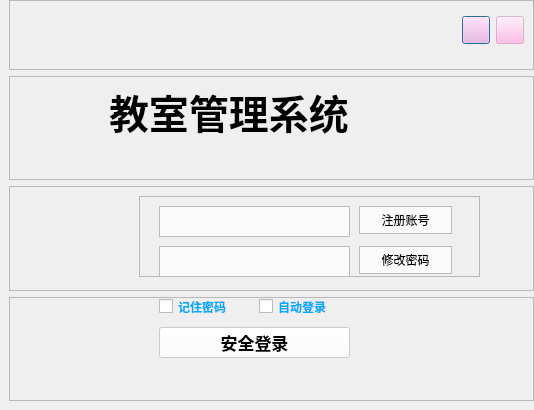
<?xml version="1.0" encoding="UTF-8"?>
<ui version="4.0">
 <class>LoginDialog</class>
 <widget class="QDialog" name="LoginDialog">
  <property name="geometry">
   <rect>
    <x>0</x>
    <y>0</y>
    <width>534</width>
    <height>410</height>
   </rect>
  </property>
  <property name="minimumSize">
   <size>
    <width>534</width>
    <height>410</height>
   </size>
  </property>
  <property name="maximumSize">
   <size>
    <width>534</width>
    <height>410</height>
   </size>
  </property>
  <property name="windowTitle">
   <string>Dialog</string>
  </property>
  <layout class="QVBoxLayout" name="verticalLayout">
   <property name="leftMargin">
    <number>0</number>
   </property>
   <property name="topMargin">
    <number>0</number>
   </property>
   <property name="rightMargin">
    <number>0</number>
   </property>
   <property name="bottomMargin">
    <number>0</number>
   </property>
   <item>
    <widget class="QWidget" name="widget" native="true">
     <property name="styleSheet">
      <string notr="true">#widget{
border-image:url(:/qrc/LoginBack.jpg);
}</string>
     </property>
     <layout class="QVBoxLayout" name="verticalLayout_3">
      <property name="topMargin">
       <number>0</number>
      </property>
      <property name="rightMargin">
       <number>0</number>
      </property>
      <item>
       <widget class="QFrame" name="frame">
        <property name="minimumSize">
         <size>
          <width>0</width>
          <height>70</height>
         </size>
        </property>
        <property name="maximumSize">
         <size>
          <width>16777215</width>
          <height>70</height>
         </size>
        </property>
        <property name="frameShape">
         <enum>QFrame::StyledPanel</enum>
        </property>
        <property name="frameShadow">
         <enum>QFrame::Raised</enum>
        </property>
        <layout class="QHBoxLayout" name="horizontalLayout_2">
         <property name="topMargin">
          <number>0</number>
         </property>
         <item>
          <spacer name="horizontalSpacer">
           <property name="orientation">
            <enum>Qt::Horizontal</enum>
           </property>
           <property name="sizeHint" stdset="0">
            <size>
             <width>426</width>
             <height>20</height>
            </size>
           </property>
          </spacer>
         </item>
         <item>
          <widget class="QPushButton" name="btnZoom">
           <property name="minimumSize">
            <size>
             <width>28</width>
             <height>28</height>
            </size>
           </property>
           <property name="maximumSize">
            <size>
             <width>28</width>
             <height>28</height>
            </size>
           </property>
           <property name="styleSheet">
            <string notr="true">QPushButton
{
	border-image: url(:/qrc/button_min);
	background-color: rgba(255, 170, 225, 120);
}

QPushButton:hover
{
	border-image: url(:/qrc/button_min_hover);
}

</string>
           </property>
           <property name="text">
            <string/>
           </property>
          </widget>
         </item>
         <item>
          <widget class="QPushButton" name="btnClose">
           <property name="minimumSize">
            <size>
             <width>28</width>
             <height>28</height>
            </size>
           </property>
           <property name="maximumSize">
            <size>
             <width>28</width>
             <height>28</height>
            </size>
           </property>
           <property name="styleSheet">
            <string notr="true">QPushButton
{
	border-image: url(:/qrc/button_close);
	background-color: rgba(255, 170, 225, 120);
}

QPushButton:hover
{
	border-image: url(:/qrc/button_close_hover);
}
</string>
           </property>
           <property name="text">
            <string/>
           </property>
          </widget>
         </item>
        </layout>
       </widget>
      </item>
      <item>
       <widget class="QFrame" name="frame_3">
        <property name="frameShape">
         <enum>QFrame::StyledPanel</enum>
        </property>
        <property name="frameShadow">
         <enum>QFrame::Raised</enum>
        </property>
        <widget class="QLabel" name="labTitle">
         <property name="geometry">
          <rect>
           <x>100</x>
           <y>10</y>
           <width>321</width>
           <height>51</height>
          </rect>
         </property>
         <property name="font">
          <font>
           <pointsize>30</pointsize>
           <weight>75</weight>
           <bold>true</bold>
          </font>
         </property>
         <property name="text">
          <string>教室管理系统</string>
         </property>
        </widget>
       </widget>
      </item>
      <item>
       <widget class="QFrame" name="frame_4">
        <property name="frameShape">
         <enum>QFrame::StyledPanel</enum>
        </property>
        <property name="frameShadow">
         <enum>QFrame::Raised</enum>
        </property>
        <widget class="QFrame" name="frame_7">
         <property name="geometry">
          <rect>
           <x>130</x>
           <y>10</y>
           <width>341</width>
           <height>81</height>
          </rect>
         </property>
         <property name="frameShape">
          <enum>QFrame::StyledPanel</enum>
         </property>
         <property name="frameShadow">
          <enum>QFrame::Raised</enum>
         </property>
         <widget class="QLineEdit" name="editUsername">
          <property name="geometry">
           <rect>
            <x>20</x>
            <y>10</y>
            <width>191</width>
            <height>31</height>
           </rect>
          </property>
          <property name="styleSheet">
           <string notr="true">background-color: rgba(255, 255, 255,70%);
border:1px solid #b9babb;</string>
          </property>
         </widget>
         <widget class="QPushButton" name="btnRegist">
          <property name="geometry">
           <rect>
            <x>220</x>
            <y>10</y>
            <width>93</width>
            <height>28</height>
           </rect>
          </property>
          <property name="styleSheet">
           <string notr="true">background-color: rgba(255, 255, 255,70%);
border:1px solid #b9babb;</string>
          </property>
          <property name="text">
           <string>注册账号</string>
          </property>
         </widget>
         <widget class="QLineEdit" name="editPassword">
          <property name="geometry">
           <rect>
            <x>20</x>
            <y>50</y>
            <width>191</width>
            <height>31</height>
           </rect>
          </property>
          <property name="styleSheet">
           <string notr="true">background-color: rgba(255, 255, 255,70%);
border:1px solid #b9babb;</string>
          </property>
         </widget>
         <widget class="QPushButton" name="btnFindPassword">
          <property name="geometry">
           <rect>
            <x>220</x>
            <y>50</y>
            <width>93</width>
            <height>28</height>
           </rect>
          </property>
          <property name="styleSheet">
           <string notr="true">background-color: rgba(255, 255, 255,70%);
border:1px solid #b9babb;</string>
          </property>
          <property name="text">
           <string>修改密码</string>
          </property>
         </widget>
        </widget>
        <widget class="QLabel" name="labHead">
         <property name="geometry">
          <rect>
           <x>50</x>
           <y>20</y>
           <width>71</width>
           <height>71</height>
          </rect>
         </property>
         <property name="text">
          <string/>
         </property>
         <property name="pixmap">
          <pixmap>:/qrc/head.jpg</pixmap>
         </property>
         <property name="scaledContents">
          <bool>false</bool>
         </property>
        </widget>
       </widget>
      </item>
      <item>
       <widget class="QFrame" name="frame_2">
        <property name="frameShape">
         <enum>QFrame::StyledPanel</enum>
        </property>
        <property name="frameShadow">
         <enum>QFrame::Raised</enum>
        </property>
        <widget class="QCheckBox" name="btnRemember">
         <property name="geometry">
          <rect>
           <x>150</x>
           <y>0</y>
           <width>91</width>
           <height>19</height>
          </rect>
         </property>
         <property name="font">
          <font>
           <weight>75</weight>
           <bold>true</bold>
          </font>
         </property>
         <property name="styleSheet">
          <string notr="true">color:rgb(0, 170, 255)</string>
         </property>
         <property name="text">
          <string>记住密码</string>
         </property>
        </widget>
        <widget class="QCheckBox" name="btnAuto">
         <property name="geometry">
          <rect>
           <x>250</x>
           <y>0</y>
           <width>91</width>
           <height>19</height>
          </rect>
         </property>
         <property name="font">
          <font>
           <weight>75</weight>
           <bold>true</bold>
          </font>
         </property>
         <property name="styleSheet">
          <string notr="true">color:rgb(0, 170, 255)</string>
         </property>
         <property name="text">
          <string>自动登录</string>
         </property>
        </widget>
        <widget class="QPushButton" name="btnSafeLogin">
         <property name="geometry">
          <rect>
           <x>150</x>
           <y>30</y>
           <width>191</width>
           <height>31</height>
          </rect>
         </property>
         <property name="font">
          <font>
           <pointsize>13</pointsize>
           <weight>75</weight>
           <bold>true</bold>
          </font>
         </property>
         <property name="styleSheet">
          <string notr="true">QPushButton
{
    background-color:rgba(255, 255 , 255,70%);
}

QPushButton:hover
{
    color:rgb(97 , 179 , 246);
}

QPushButton:pressed
{
    color:rgb(0 , 109 , 176);
}
</string>
         </property>
         <property name="text">
          <string>安全登录</string>
         </property>
        </widget>
       </widget>
      </item>
     </layout>
    </widget>
   </item>
  </layout>
 </widget>
 <resources/>
 <connections/>
</ui>
